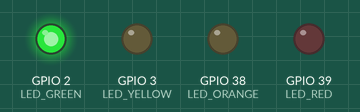
Bench run of a program on a simulated ESP32-S3. Parts: output pins drawn as LEDs (lit = HIGH). What the program prints to the serial monitor is not drawn.

Above: at 1.0 s.
At 3.0 s:
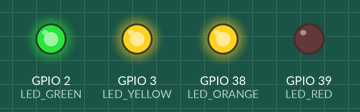
At 4.0 s:
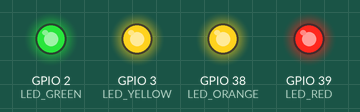
At 7.6 s:
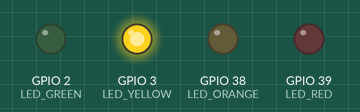
At 9.6 s:
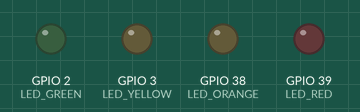
At 11.6 s:
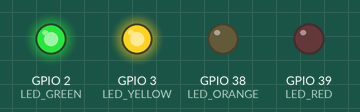
Timing chart, 0 to 13.0 s (numbered marks = the images above):
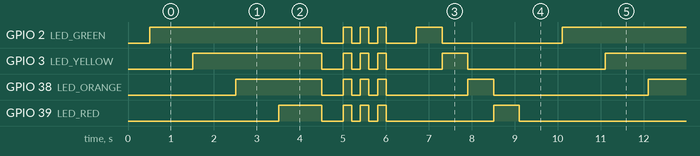

Measured:
- by itself, GPIO 39 (LED_RED): repeats every 9.6 s: LOW 0.50 s, 2 × (HIGH 0.20 s, LOW 0.20 s), HIGH 0.20 s, LOW 2.5 s, HIGH 0.60 s, LOW 4.0 s, HIGH 1.0 s
- by itself, GPIO 2 (LED_GREEN): repeats every 9.6 s: LOW 0.50 s, 2 × (HIGH 0.20 s, LOW 0.20 s), HIGH 0.20 s, LOW 0.70 s, HIGH 0.60 s, LOW 2.8 s, HIGH 4.0 s
- by itself, everything shown: repeats every 9.6 s, in 16 steps

The program:

main.cpp
```cpp
/**
 * 模块测试 04 — 预警 LED 灯珠测试 (GPIO 直驱)
 *
 * 接线:
 *   GPIO2  ──[220Ω]──→ 绿色LED(+) ──→ GND
 *   GPIO3  ──[220Ω]──→ 黄色LED(+) ──→ GND
 *   GPIO38 ──[220Ω]──→ 橙色LED(+) ──→ GND
 *   GPIO39 ──[220Ω]──→ 红色LED(+) ──→ GND
 *
 * 预期:
 *   LED 依次循环: 全灭 → 仅绿 → 绿+黄 → 绿+黄+橙 → 全亮 → 闪烁 → 重复
 */

#include <Arduino.h>

#define LED_GREEN  2
#define LED_YELLOW 3
#define LED_ORANGE 38
#define LED_RED    39

void all_off() {
    digitalWrite(LED_GREEN,  LOW);
    digitalWrite(LED_YELLOW, LOW);
    digitalWrite(LED_ORANGE, LOW);
    digitalWrite(LED_RED,    LOW);
}

void show_level(int level) {
    all_off();
    if (level >= 1) digitalWrite(LED_GREEN,  HIGH);   // NORMAL
    if (level >= 2) digitalWrite(LED_YELLOW, HIGH);   // WARNING
    if (level >= 3) digitalWrite(LED_ORANGE, HIGH);   // DANGER
    if (level >= 4) digitalWrite(LED_RED,    HIGH);   // CRITICAL
}

void blink_all(int times, int ms_on, int ms_off) {
    for (int i = 0; i < times; i++) {
        digitalWrite(LED_GREEN,  HIGH);
        digitalWrite(LED_YELLOW, HIGH);
        digitalWrite(LED_ORANGE, HIGH);
        digitalWrite(LED_RED,    HIGH);
        delay(ms_on);
        all_off();
        delay(ms_off);
    }
}

void setup() {
    Serial.begin(115200);
    delay(500);
    Serial.println("\n=== 预警 LED 灯珠测试 ===\n");

    pinMode(LED_GREEN,  OUTPUT);
    pinMode(LED_YELLOW, OUTPUT);
    pinMode(LED_ORANGE, OUTPUT);
    pinMode(LED_RED,    OUTPUT);
    all_off();

    Serial.printf("LED 引脚: 绿=GPIO%d 黄=GPIO%d 橙=GPIO%d 红=GPIO%d\n",
                  LED_GREEN, LED_YELLOW, LED_ORANGE, LED_RED);
}

void loop() {
    Serial.println("[TEST] 逐级点亮 →");
    for (int lv = 1; lv <= 4; lv++) {
        show_level(lv);
        const char* names[] = {"", "NORMAL(绿)", "WARNING(绿+黄)",
                               "DANGER(绿+黄+橙)", "CRITICAL(全亮)"};
        Serial.printf("  等级 %d: %s\n", lv, names[lv]);
        delay(1000);
    }

    Serial.println("[TEST] 全灭 →");
    all_off();
    delay(500);

    Serial.println("[TEST] 全部闪烁 3 次 →");
    blink_all(3, 200, 200);
    delay(500);

    Serial.println("[TEST] 单灯巡检 →");
    const int pins[] = {LED_GREEN, LED_YELLOW, LED_ORANGE, LED_RED};
    const char* pnames[] = {"绿", "黄", "橙", "红"};
    for (int i = 0; i < 4; i++) {
        all_off();
        digitalWrite(pins[i], HIGH);
        Serial.printf("  %s (GPIO%d)\n", pnames[i], pins[i]);
        delay(600);
    }
    all_off();
    delay(1000);

    Serial.println("--- 循环 ---\n");
}
```
